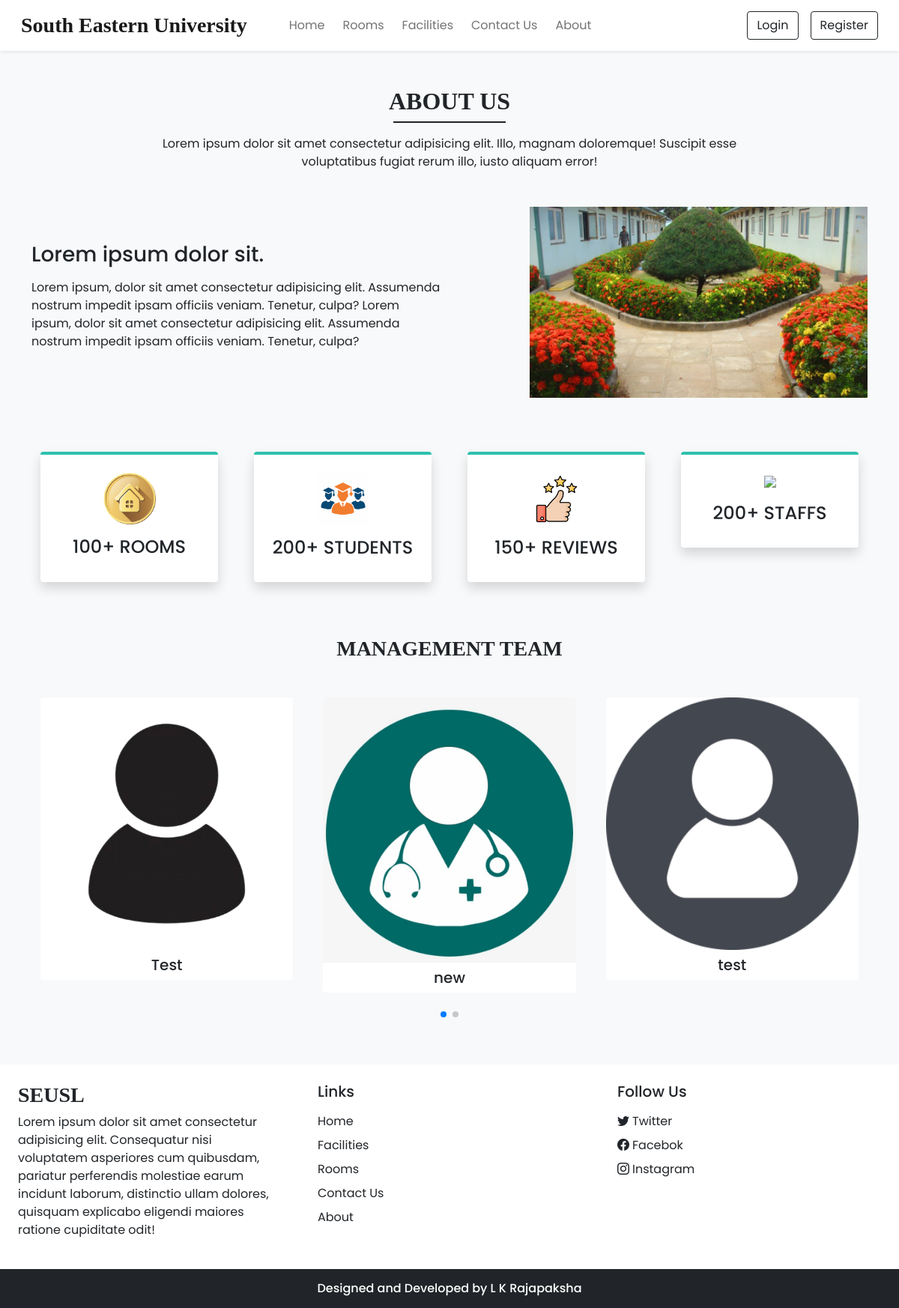
Page /about.php on the committed database.
### tables this page shows
CREATE TABLE `team_details` (
  `sr_no` int(11) NOT NULL,
  `name` varchar(50) NOT NULL,
  `picture` varchar(150) NOT NULL
);

### admin/db_config.php (called while the page is built, shortened)
<?php
function selectAll($table){
    $con = $GLOBALS['con'];
    $res = mysqli_query($con,"SELECT * FROM $table");
    return $res;
}
?>

### about.php (the view, shortened to what this page needs)
<!DOCTYPE html>
<html lang="en">
<head>
   <link rel="stylesheet" href="https://cdn.jsdelivr.net/npm/swiper@11/swiper-bundle.min.css"/>
   <?php require('inc/links.php') ?>
</head>
<body class="bg-light">
<?php require('inc/header.php');
include 'connection.php'; ?>
<div class="my-5 px-4">
<h2 class="fw-bold h-font text-center">ABOUT US</h2>
<div class="h-line bg-dark"></div>
<p class="text-center mt-3">
  Lorem ipsum dolor sit amet consectetur adipisicing elit.
  Illo, magnam doloremque! Suscipit esse <br>voluptatibus fugiat rerum illo,
   iusto aliquam error!
</p>
</div>
<div class="container">
  <div class="row justify-content-between align-items-center">
    <div class="col-lg-6 col-md-5 mb-4 order-lg-1 order-md-1 order-2">
      <h3 class="mb-3">Lorem ipsum dolor sit.</h3>
      <p>
         Lorem ipsum, dolor sit amet consectetur adipisicing elit.
         Assumenda nostrum impedit ipsam officiis veniam. Tenetur, culpa?
         Lorem ipsum, dolor sit amet consectetur adipisicing elit.
         Assumenda nostrum impedit ipsam officiis veniam. Tenetur, culpa?
      </p>
    </div>
    <div class="col-lg-5 col-md-5 mb-4 order-lg-2 order-md-2 order-1">
       <img src="about.jpg" class="w-100">
    </div>
  </div>
</div>
<div class="container mt-5">
   <div class="row">
    <div class="col-lg-3 col-md-6 mb-4 px-4">
         <div class="bg-white rounded shadow p-4 border-top border-4 text-center box">
          <img src="a.png" width="70px">
          <h4 class="mt-3">100+ ROOMS</h4>
         </div>
    </div>
    <div class="col-lg-3 col-md-6 mb-4 px-4">
         <div class="bg-white rounded shadow p-4 border-top border-4 text-center box">
          <img src="stu.webp" width="70px">
          <h4 class="mt-3">200+ STUDENTS</h4>
         </div>
    </div>
    <div class="col-lg-3 col-md-6 mb-4 px-4">
         <div class="bg-white rounded shadow p-4 border-top border-4 text-center box">
          <img src="rating.png" width="70px">
          <h4 class="mt-3">150+ REVIEWS</h4>
         </div>
    </div>
    <div class="col-lg-3 col-md-6 mb-4 px-4">
         <div class="bg-white rounded shadow p-4 border-top border-4 text-center box">
          <img src="staff.webp" width="70px">
          <h4 class="mt-3">200+ STAFFS</h4>
         </div>
    </div>
   </div>
</div>
<h3 class="my-5 fw-bold h-font text-center">MANAGEMENT TEAM</h3>
<div class="container px-4">
  <div class="swiper mySwiper">
    <div class="swiper-wrapper mb-5">
      <?php
      $about_r = selectAll('team_details');
      $path = "images/team/";
      while ($row = mysqli_fetch_assoc($about_r)) {
        echo <<<HTML
        <div class="swiper-slide bg-white text-center overflow-hidden rounded">
          <img src="{$path}{$row['picture']}" class="w-100" alt="{$row['name']}">
          <h5 class="mt-2">{$row['name']}</h5>
        </div>
        HTML;
      }
      ?>
    </div>
    <div class="swiper-pagination"></div>
  </div>
</div>
<?php require('inc/footer.php'); ?>
</body>
</html>

### style.css (style rules this page uses)
:root { --teal: #2ec1ac; --teal_hover: #279e8c; }
* { font-family: 'Poppins', sans-serif; }
.h-font { font-family: 'Merienda', cursive; }
.h-line { width: 150px; margin: 0 auto; height: 1.7px; }

### about.php (style rules this page uses)
.box { border-top-color: var(--teal) !important; }

### rows in the picture
team_details: picture (picture), name "Test"
team_details: picture (picture), name "new"
team_details: picture+name (picture), name "test"
